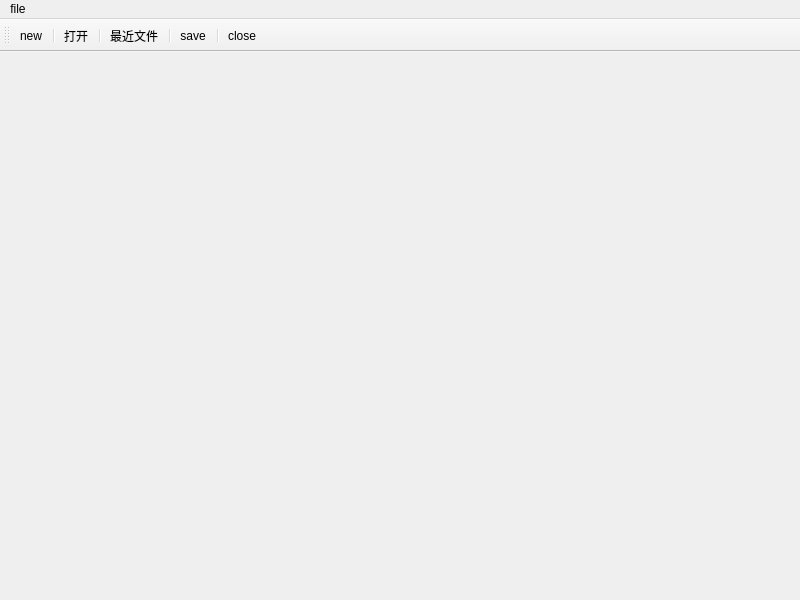
<?xml version="1.0" encoding="UTF-8"?>
<ui version="4.0">
 <class>MainWindow</class>
 <widget class="QMainWindow" name="MainWindow">
  <property name="geometry">
   <rect>
    <x>0</x>
    <y>0</y>
    <width>800</width>
    <height>600</height>
   </rect>
  </property>
  <property name="windowTitle">
   <string>MainWindow</string>
  </property>
  <widget class="QWidget" name="centralwidget"/>
  <widget class="QMenuBar" name="menubar">
   <property name="geometry">
    <rect>
     <x>0</x>
     <y>0</y>
     <width>800</width>
     <height>22</height>
    </rect>
   </property>
   <widget class="QMenu" name="menufile">
    <property name="title">
     <string>file</string>
    </property>
    <addaction name="actionnew"/>
    <addaction name="actionopen"/>
    <addaction name="actionrecent_file"/>
    <addaction name="actionsave"/>
    <addaction name="actionclose"/>
   </widget>
   <addaction name="menufile"/>
  </widget>
  <widget class="QToolBar" name="toolBar">
   <property name="windowTitle">
    <string>toolBar</string>
   </property>
   <attribute name="toolBarArea">
    <enum>TopToolBarArea</enum>
   </attribute>
   <attribute name="toolBarBreak">
    <bool>false</bool>
   </attribute>
   <addaction name="actionnew"/>
   <addaction name="separator"/>
   <addaction name="actionopen"/>
   <addaction name="separator"/>
   <addaction name="actionrecent_file"/>
   <addaction name="separator"/>
   <addaction name="actionsave"/>
   <addaction name="separator"/>
   <addaction name="actionclose"/>
  </widget>
  <action name="actionnew">
   <property name="checkable">
    <bool>true</bool>
   </property>
   <property name="text">
    <string>new</string>
   </property>
  </action>
  <action name="actionopen">
   <property name="text">
    <string>打开</string>
   </property>
  </action>
  <action name="actionrecent_file">
   <property name="text">
    <string>最近文件</string>
   </property>
  </action>
  <action name="actionsave">
   <property name="text">
    <string>save</string>
   </property>
  </action>
  <action name="actionclose">
   <property name="text">
    <string>close</string>
   </property>
  </action>
 </widget>
 <resources/>
 <connections/>
</ui>
